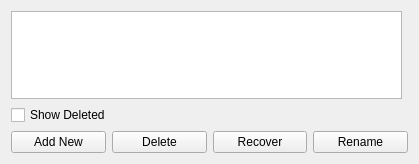
<?xml version="1.0" encoding="UTF-8"?>
<ui version="4.0">
 <class>VocabularyWidget</class>
 <widget class="QWidget" name="VocabularyWidget">
  <property name="geometry">
   <rect>
    <x>0</x>
    <y>0</y>
    <width>419</width>
    <height>164</height>
   </rect>
  </property>
  <property name="maximumSize">
   <size>
    <width>419</width>
    <height>16777215</height>
   </size>
  </property>
  <property name="windowTitle">
   <string>Form</string>
  </property>
  <layout class="QGridLayout" name="gridLayout">
   <item row="0" column="0">
    <widget class="QListView" name="listView"/>
   </item>
   <item row="1" column="0" colspan="2">
    <layout class="QVBoxLayout" name="verticalLayout">
     <item>
      <widget class="QCheckBox" name="checkBox">
       <property name="text">
        <string>Show Deleted</string>
       </property>
      </widget>
     </item>
     <item>
      <layout class="QHBoxLayout" name="horizontalLayout">
       <item>
        <widget class="QPushButton" name="addNew">
         <property name="text">
          <string>Add New</string>
         </property>
        </widget>
       </item>
       <item>
        <widget class="QPushButton" name="Delete">
         <property name="text">
          <string>Delete</string>
         </property>
        </widget>
       </item>
       <item>
        <widget class="QPushButton" name="Recover">
         <property name="text">
          <string>Recover</string>
         </property>
        </widget>
       </item>
       <item>
        <widget class="QPushButton" name="Rename">
         <property name="text">
          <string>Rename</string>
         </property>
        </widget>
       </item>
      </layout>
     </item>
    </layout>
   </item>
  </layout>
 </widget>
 <resources/>
 <connections/>
</ui>
